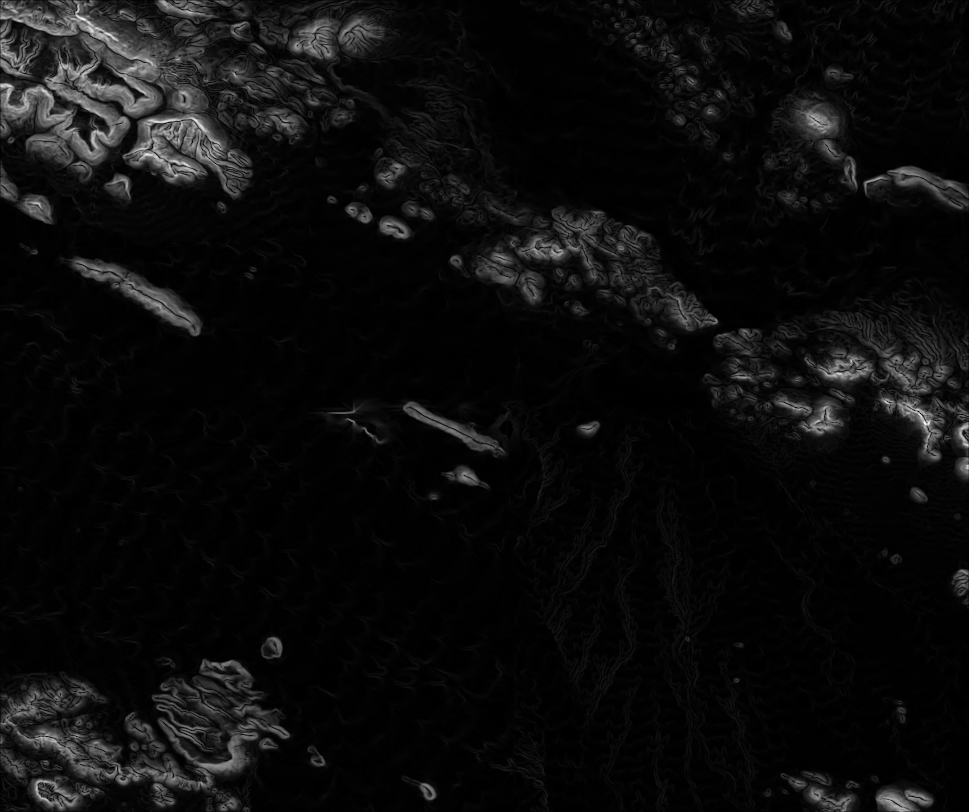
#> input picture arc-models/slope.tif, 969 x 812 px
$ python motion_model.py   (Python 2 division)   (older library calls are emulated)
#> lines starting #> are read from the running program, lines starting #| are printed output that depends on the picture; pictures that were not available may be replaced by others from this repository, and a replacement may not be noted
#!/usr/env/python

#TODO: use the new replacement for PIL, 'Pillow'
#TODO: convert from 8-space indent to 4-space indent


'''Motion Model Simulation
Eric Cawi

Based on notes from a talk by Stephen Anderson.
Impedance tables possibly based on work by Ferguson, Doherty, & Doke.

'''
import numpy as np
#import arcpy as arc #need to convert rasters to np arrays
#from arcpy.sa import * #spatial analyst for the thing
import matplotlib.pyplot as plt
import matplotlib.image as img
from PIL import Image
from PIL import PngImagePlugin
from scipy.stats import rv_discrete
from scipy import misc

#base_dir = 'C:/Users/Eric Cawi/Documents/SAR/motion_model_test/'
base_dir = './'
NUM_SIMS = 1000
IMAGE_SIZE = (501,501) # pixels

def tag_image(filename, p_out):#for saving and adding images
        im = Image.open(filename)
        meta = PngImagePlugin.PngInfo()
        meta.add_text("prob outside", str(p_out))
        im.save(filename,"png",pnginfo = meta)

def rectify(sweep_angle):
        '''Rectifies sweep_angle to lie within [0, 2*pi].'''
        if sweep_angle < 0:
                return sweep_angle +2*np.pi
        elif sweep_angle > 2*np.pi:
                return sweep_angle -2*np.pi
        else:
                return sweep_angle

def attract(current_r, current_theta, current_cell, sweep, rast, rast_res,dr):
        '''Rate attractiveness for 10 directions based on current position.

        @param r, theta, cell: Current position info. cell = (y,x)
        @param sweep: ???
        @param rast: current input raster; attractiveness???
        @param rast_res: raster resolution, i.e. pixel width in meters (???)
        @param dr: radial distance (???)

        Need to use current theta to figure out which cells of slope to access

        TODO: why is sweep_cell and array instead of just sweep_x and sweep_y?

        @return vector of relative attractiveness, each scaled from 0..1, sum=1.0

        '''
        attract_data= np.zeros(12)
        rel_attract = np.zeros(12)
        oldy,oldx = current_cell
        for i in range(12):
                sweep_angle = rectify(current_theta + sweep[i])
                #this should work for all quadrants with the right positive negative additions
                dx = dr*np.cos(sweep_angle)
                dy = dr*np.sin(sweep_angle) #x and y components of sweep angle
                sweep_y = np.floor(dy/rast_res)
                sweep_x = np.floor(dx/rast_res) #get the number of cells to move up/down to look
                attract_data[i] = rast[oldy + sweep_y][oldx + sweep_x]
                #print oldy + sweep_y, oldx + sweep_x
        attract_sum = 1.*np.sum(attract_data)
        #to get relative attractiveness of slope take inverse of slope so that less change is bigger, than take each one over the sum over the whole thing
        rel_attract = attract_data/attract_sum
        return rel_attract #returns relative attractiveness scaled from 0 to 1

def avg_speed(current_cell, new_theta,dr, walking_speeds, res):
        '''Calculates average speed/distance.
        @param current_cell: (y,x);  y is the rows,  is the columns
        @param new_theta:
        @param dr: radial distance (meters)
        @param walking_speeds:
        @param: res:

        For simplicity, take average of walking speed of current cell and new cell.
        This should work for small stepsizes.

        TODO: use the path integral along the radial.
        TODO: is it (x,y) or (y,x)?

        '''
        oldy,oldx = current_cell
        dx = np.floor(dr*np.cos(new_theta)/res)
        dy = np.floor(dr*np.sin(new_theta)/res)
        newx, newy = oldx+dx, oldy+dy
        first_speed = walking_speeds[oldy][oldx]
        last_speed = walking_speeds[newy][newx]
        return (first_speed+last_speed)/2

def main():

        #have land cover and slope, reclassify land cover for impedance
        #have elevation map, use arcpy to calculate slope for each cell might not need this
        #use raster to numpy array to get numpy arrays of each thing
        #use formula from tobler to calculate walking speed across each cell
        #arc.env.workspace = "C:\Users\Eric Cawi\Documents\SAR\Motion Model Test"

        sl = misc.imread(base_dir + "slope.tif")
#> sl is the input picture: shape (812, 969) float32; min 0, max 59.88, mean 3.1
        sl = np.add(sl,.1)#get rid of divide by 0 errors
        sl = sl* np.pi/180.0 #convert slope to radians
        #have to resize image to make the arrays multiply correctly
        img = Image.open(base_dir + 'imp2.png')
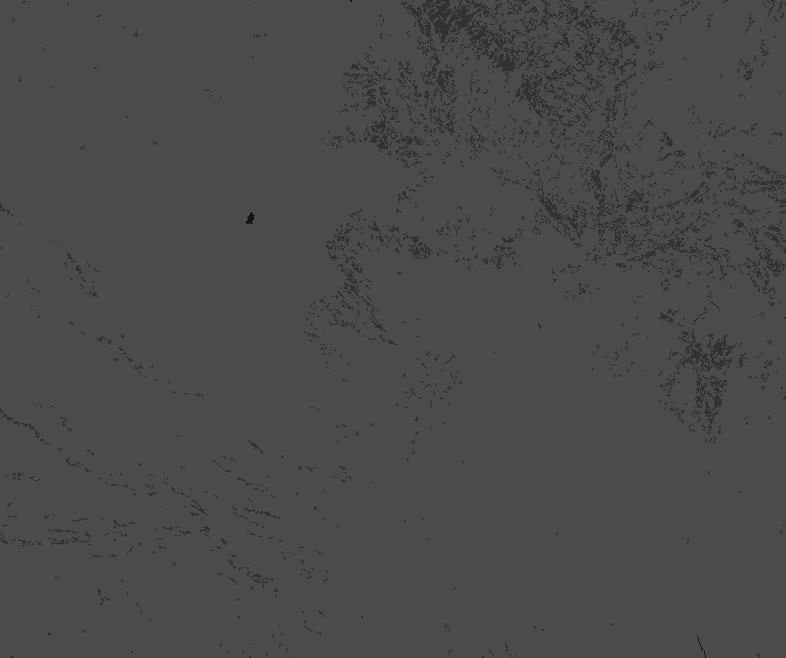
#> input picture arc-models/imp2.tif, 786 x 658 px, given in place of imp2.png, which was not available
#> img is the input picture: PIL image 786x658 L; min 20, max 80, mean 73.8
        shp = np.shape(sl)
#> shp = (812, 969)
        shp = tuple(reversed(shp))#need to get in width x height instead of height x width for the resize
#> shp = (969, 812)
        img = img.resize(shp,Image.BILINEAR)
#> img: PIL image 969x812 L
        img.save(base_dir + 'imp2.png')
        imp = misc.imread(base_dir + 'imp2.png')
        impedance_weight = .5
        slope_weight = .5
        #before getting inverse of slope use array to make walking speed array
        # for simplicity right now using tobler's hiking function and multiplying with the impedance weight
        walking_speeds = 6*np.exp(-3.5*np.abs(np.add(np.tan(sl),.05)))*1000.0/60.0 # speed in kmph*1000 m/km *1hr/60min
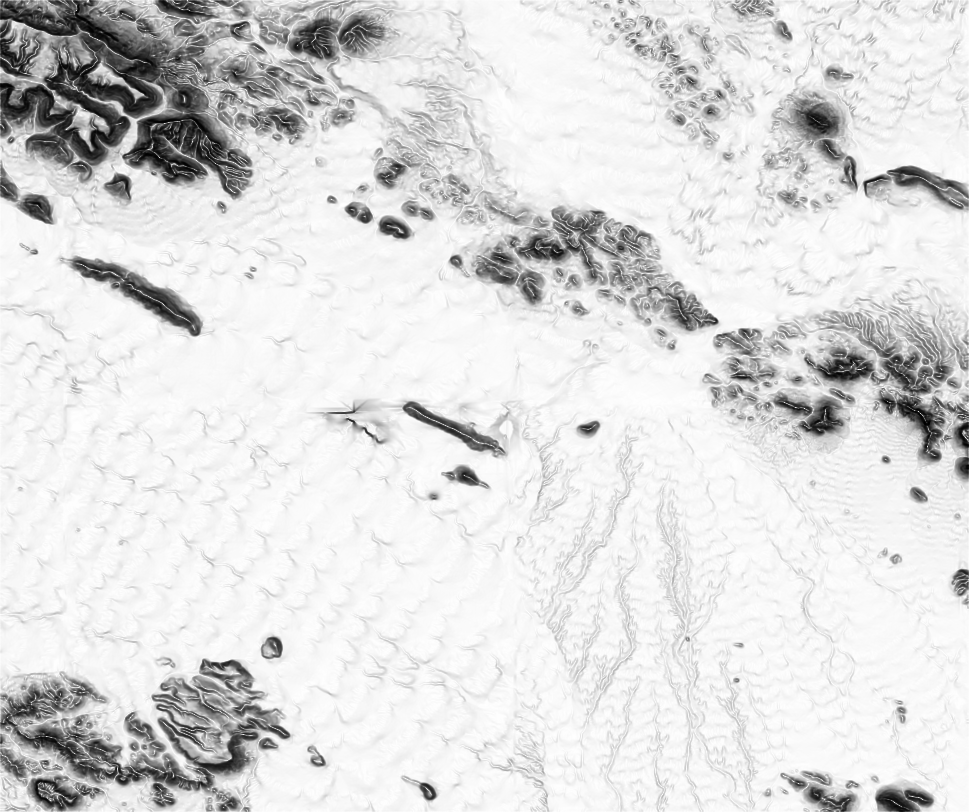
#> walking_speeds: shape (812, 969) float32; min 0.197, max 83.43, mean 72.4; drawn with min black and max white
        sl = np.divide(1,sl)
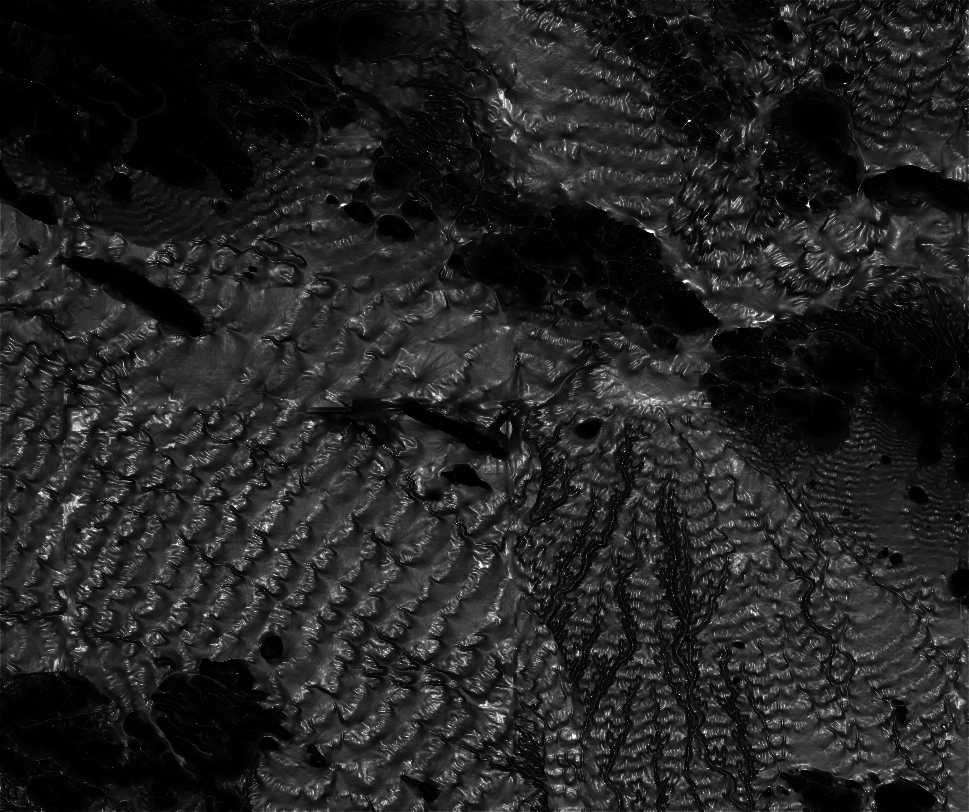
#> sl: shape (812, 969) float32; min 0.955, max 573, mean 78.4; drawn with min black and max white

        imp.astype('float')


        #walking speed weighted with land cover here from doherty paper, which uses a classification as 25 = 25% slower than normal, 100 = 100% slower than normal walking speed
        vel_weight = np.divide(np.subtract(100.0,imp),100.0)
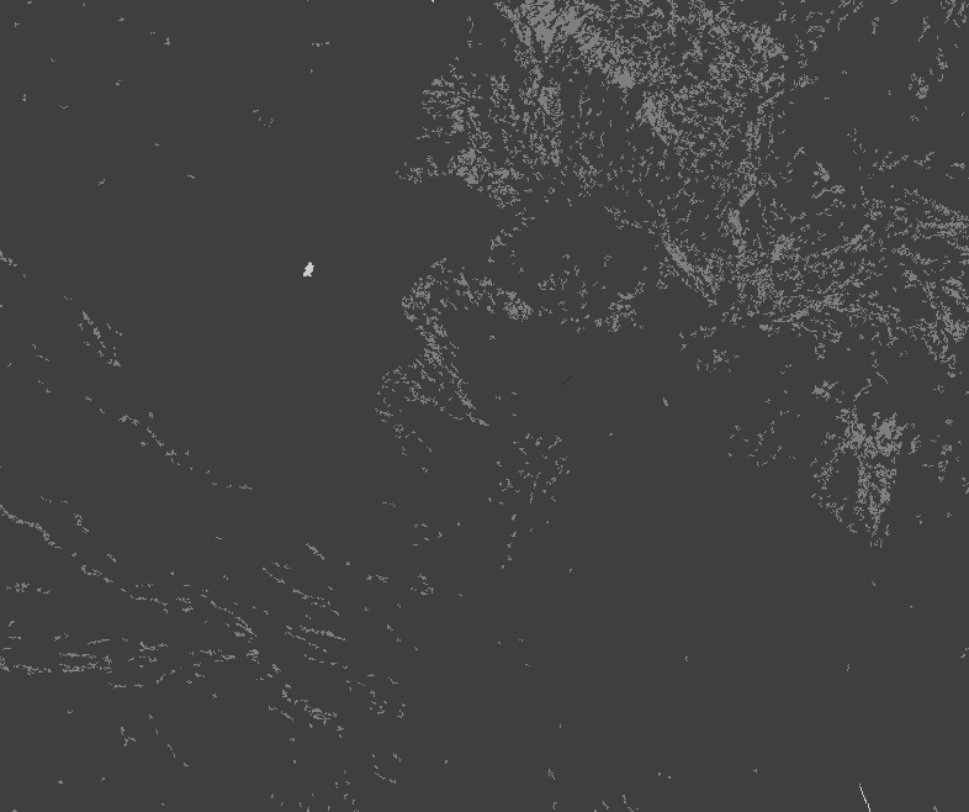
#> vel_weight: shape (812, 969) float64; min 0.2, max 0.8, mean 0.262
        walking_speeds = np.multiply(vel_weight, walking_speeds) #since 1 arcsecond is roughy 30 meters the dimensions will hopefully work out
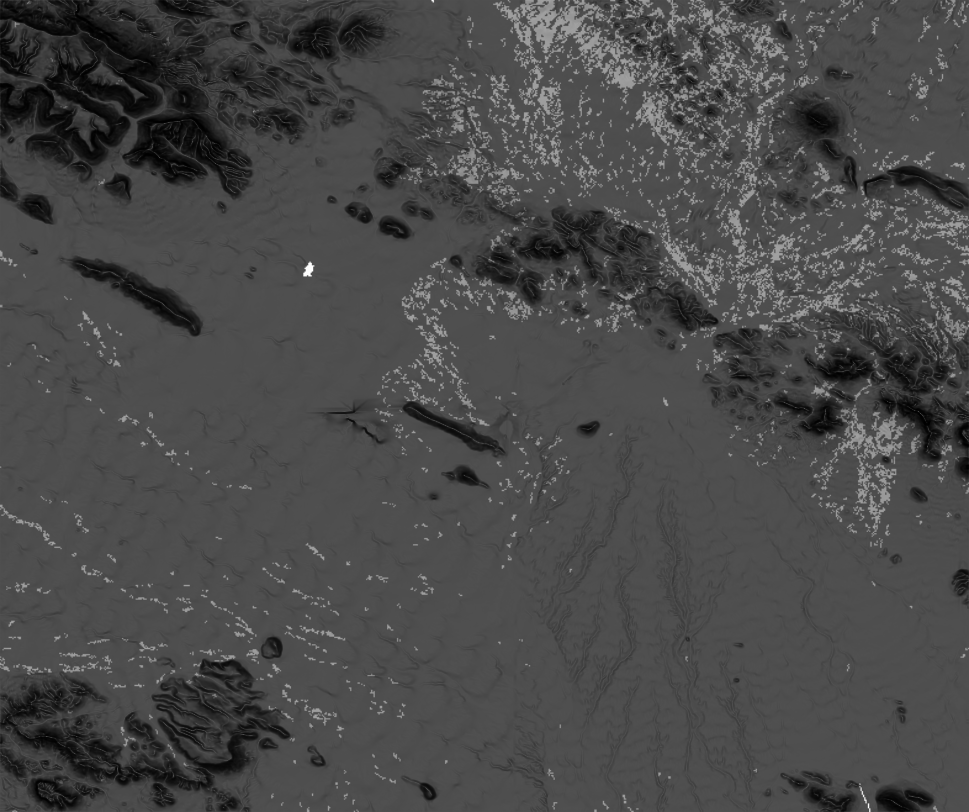
#> walking_speeds: shape (812, 969) float64; min 0.0491, max 65.85, mean 19; drawn with min black and max white

        #lower impedance is higher here, will work for probabilities, have to convert to float to avoid divide by zero errors
        imp = np.divide(1.0,imp)
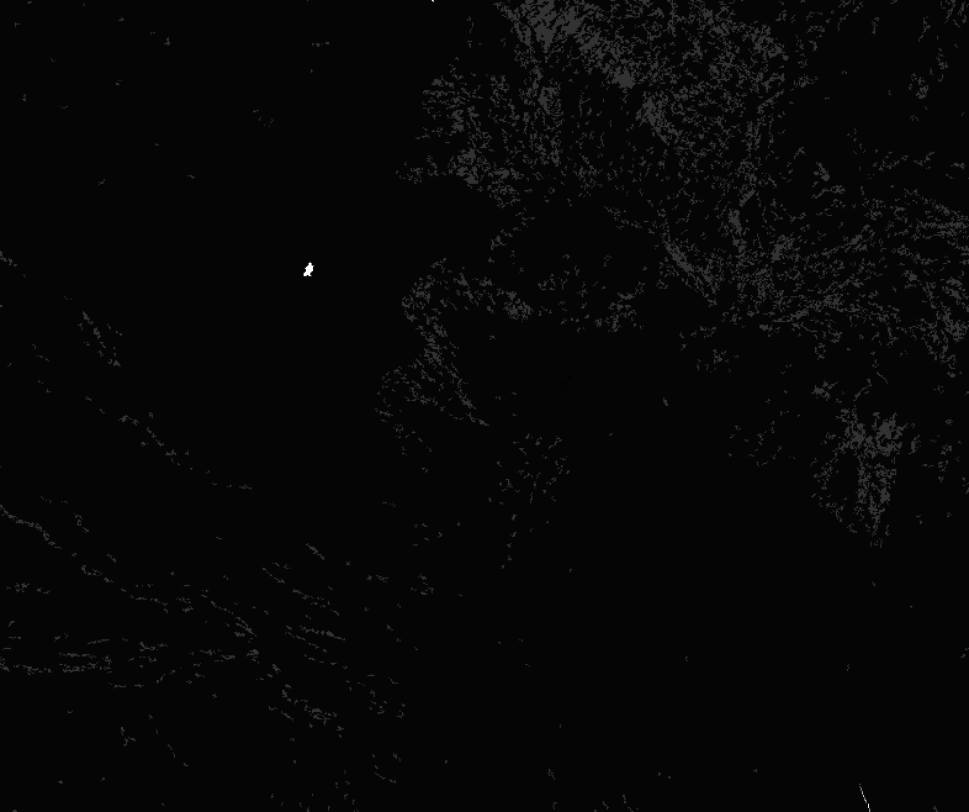
#> imp: shape (812, 969) float64; min 0.0125, max 0.05, mean 0.0136; drawn with min black and max white

        print 'imp:', imp
#> (printed output is left out)
        print 'sl:', sl
#> (printed output is left out)
        print 'vw:', vel_weight
#> (printed output is left out)
        res = 25000/shp[0]#30 meter impedance resolution from the land cover dataset
#> res = 25
        end_time = 240#arbitrary 4 hours
        #establish initial conditions in polar coordinates, using polar coordinates because i think it's easier to deal with the angles
        #r is the radius from the last known point, theta is the angle from "west"/the positive x axis through the lkp
        r = np.zeros(NUM_SIMS)#simulates 1000 hikers starting at ipp
        theta = np.random.uniform(0,2*np.pi,NUM_SIMS) #another 1000x1 array of angles, uniformly distributing heading for simulation
        stay = .05
        rev = .05#arbitrary values right now, need to discuss
        sweep = [-45.0 , -35.0 , -25.0 , -15.0 , -5.0 , 5.0 , 15.0 , 25.0 , 35.0, 45.0 , 0.0 , 180.0] #0 represents staying put 180 is a change in heading
        for i in range(len(sweep)):
                sweep[i] = sweep[i]*np.pi/180.0 #convert sweep angles to radians
        dr = 120.0 #120 meters is four cells ahead in the land cover raster which gives 9 specific cells for the sweeping angles

        #for each lookahead, have ten angles between -45 and plus 45 degrees of the current heading
        #get average impedance around 100 meters ahead, average flatness, weight each one by half
        #then scale to 1 - (prob go back + prob stay put)  these guys are all free parameters I think

        for i in range(NUM_SIMS):
        	#print 'hiker: ',str(i)
        	#print 'current cell:'
        	current_cell = [shp[0]/2 - 1, shp[1]/2 - 1] #-1 is to compensate for the indeces starting at 0, starting at middle of array should represent the ipp
                t = 0.0
                current_r = r[i]
                current_theta = theta[i]
                while t < end_time:
                        #look in current direction, need to figure out how to do the sweep of slope
                        slope_sweep = attract(current_r, current_theta,current_cell,sweep,sl, res,dr)
                        impedance_sweep = attract(current_r,current_theta,current_cell,sweep, imp, res,dr)
                        #goal: have relative attractiveness of both slope and land cover by taking values
                        #for slope might have a function that takes the least average change in each direction
                        #then take reciprocal to make smaller numbers bigger and take each change/sum of total to get relative goodness
                        #land cover take average 1/impedance in each direction and get relative attractiveness
                        sl_w = np.multiply(slope_sweep,slope_weight)
                        imp_w = np.multiply(impedance_sweep, impedance_weight)
                        probabilities= np.add(sl_w, imp_w)

                        #create a random variable with each of the 12 choices assigned the appropopriate probability
                        dist = rv_discrete(values = (range(len(sweep)), probabilities))
                        ind = dist.rvs(size = 1)
                        dtheta = sweep[ind]

                        #Note: cannot test floating point for equality!  Modified.  -crt
                        eps = 1e-4
                        if (-eps < dtheta < eps):
                                v = 0.0 #staying put, no change
                                dt = 10.0 #stay arbitrarily put for 10 minutes before making next decision
                                r_new = current_r
                                theta_new = current_theta + dtheta
                        elif (np.pi-eps < dtheta < np.pi + eps):#reversal case
                                v = avg_speed(current_cell, dtheta,dr,walking_speeds, res)
                                dt = dr/v
                                r_new = current_r-dr
                                theta_new = -1*current_theta
                        else:
                                #update the current hiker's new radius
                                if -eps < current_r < eps:
                                        r_new = dr
                                        theta_new = current_theta + dtheta
                                else:
                                        r_new = np.sqrt(current_r**2 + dr**2 -2.0*current_r*dr*np.cos(np.pi-dtheta))#law of cosines to find new r
                                #law of sines to find new theta relative to origin, walking speeds treats each original cell as origin to calculate walking velocity
                                	asin = np.arcsin(dr* np.sin(np.pi-dtheta)/r_new )
                                	theta_new = current_theta+asin
                                v = avg_speed(current_cell,dtheta,dr,walking_speeds,res)#some way to figure out either average speed or distance traveled along the line chosen
                                dt = dr/v
                        #update for current time step

                        current_r = r_new
                        current_theta= theta_new
                        t=t+dt
                        #print t
                        #update current_cell for slope and impedance
                        x = np.floor(current_r*np.cos(current_theta)/res)
                        y = np.floor(current_r*np.sin(current_theta)/res)

                        current_cell = [y,x]#since the array was changed only need one current cell

                #print current_cell
                        #print t

                #update r and theta
                r[i] = current_r
                theta[i] = current_theta
#> after the loop, r = 1000 values from 0 to 0; theta = 1000 values, max 6.28 at index 974, min 0.00343 at index 821, mean 3.12
                #print current_r, current_theta*180./np.pi
        #now that we have final positions for NUM_SIMS hikers at endtime the goal is to display/plot
        #Note: streamlined to eliminated some loops etc. -crt
        Xs = r * np.cos(theta)/50.
        Ys = r * np.sin(theta)/50.

        #Count the outsiders using vector logic: "OR" these arrays together
        outsiders = (Xs < -250) | (Xs > 250) | (Ys < -250) | (Ys > 250)
        num_outside = np.sum(outsiders)
        insiders = (-250<=Xs) & (Xs<=250) & (-250<=Ys) & (Ys<=250)
        num_inside = np.sum(insiders)
        prob_outside = 1. * num_outside / NUM_SIMS
        prob_inside = 1. * num_inside / NUM_SIMS

        # Create nominal grid of N 50m cells. Will get resized later.
        # Avoid zeros by putting 10/NUM_SIMS observations in each cell.
        # TODO: let prior be the distance model, with weight of ~1/100 motion model.
        bias = 10.
        counts = bias * np.ones((501,501)) / NUM_SIMS
        coords = zip(Ys, Xs)
        for y,x in coords:
                if -250<=x<=250 and -250<=y<=250:
                        counts[250+y][250+x] += 1

        probs = counts/(np.sum(counts)+bias)
        print 'SumCounts  :', np.sum(counts)
        print '\nCounts   :',counts
        print 'Probs\n', probs
        print '\nP_inside  :', prob_inside
        print 'P_outside :', prob_outside
        print 'Sum(probs):', np.sum(probs)
        case_name = 'test'
        #example plotting for testing:
        plt.title("Motion Model Test")
        plt.imshow(probs,cmap = 'gist_gray')
        plt.colorbar()
        name = '%s/%s.png' % (base_dir, case_name)
        plt.imsave(name, probs, cmap = 'gist_gray')
        tag_image(name, prob_outside)
        #now want to resize the image to be 5001 x5001 as required by mapscore
        #img = Image.open(name)
        #img = img.resize(IMAGE_SIZE, Image.BILINEAR)
        #img.save(name)
#> (the run stopped early here; a loop or call above may not have finished)
